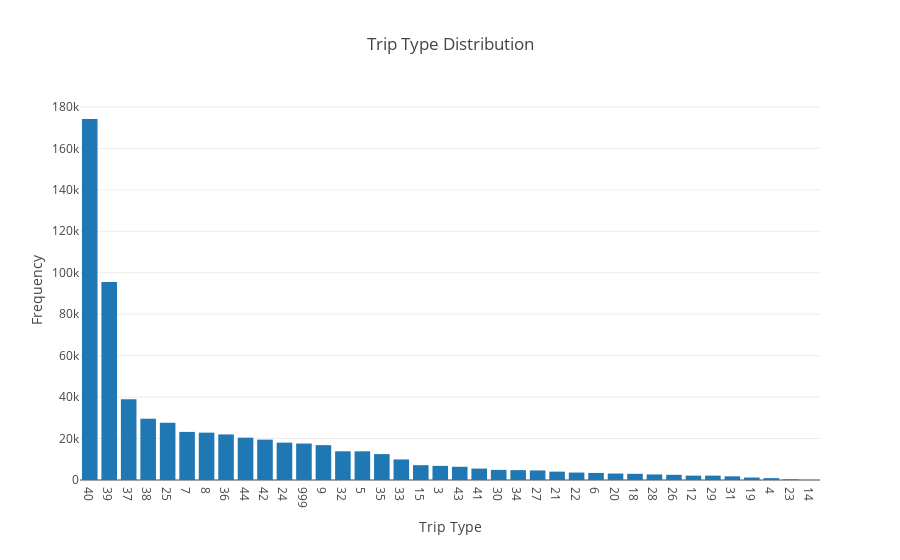

The notebook cell saved with this chart:
### Markdown cell above
#### Distribution of classes before removing visits with missing values in Upc number, Fine Line Number and Department Description.

### Code cell
plot_distribution(data['TripType'],"Trip Type Distribution","Trip Type","Frequency",sort=True,order='dsc')

### Figure 1 — Plotly figure (JSON) as saved in the notebook; plotly's stock layout.template omitted (floating-point values rounded to 4 significant figures)
{"data": [{"type": "bar", "x": ["40", "39", "37", "38", "25", "7", "8", "36", "44", "42", "24", "999", "9", "32", "5", "35", "33", "15", "3", "43", "41", "30", "34", "27", "21", "22", "6", "20", "18", "28", "26", "12", "29", "31", "19", "4", "23", "14"], "y": [174164, 95504, 38954, 29565, 27609, 23199, 22844, 21990, 20424, 19468, 18015, 17590, 16820, 13843, 13836, 12501, 9918, 7147, 6827, 6383, 5508, 4861, 4751, 4613, 4032, 3592, 3405, 3116, 2977, 2664, 2507, 2108, 2105, 1765, 1188, 901, 325, 35]}], "layout": {"title": "Trip Type Distribution", "xaxis": {"title": "Trip Type", "type": "category"}, "yaxis": {"title": "Frequency"}}}
